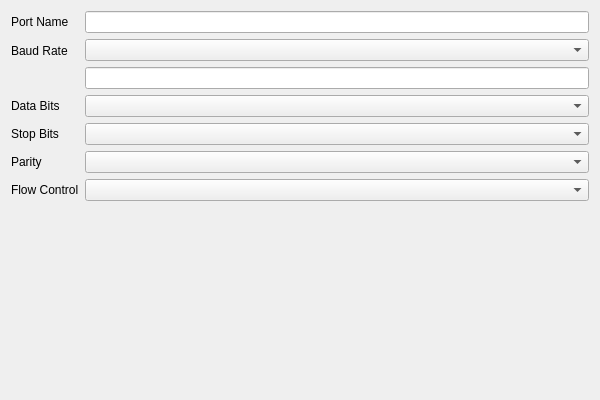
<?xml version="1.0" encoding="UTF-8"?>
<ui version="4.0">
 <class>SerialPortSettingsClass</class>
 <widget class="QWidget" name="SerialPortSettingsClass">
  <property name="geometry">
   <rect>
    <x>0</x>
    <y>0</y>
    <width>600</width>
    <height>400</height>
   </rect>
  </property>
  <property name="windowTitle">
   <string>SerialPortSettings</string>
  </property>
  <layout class="QHBoxLayout" name="horizontalLayout">
   <item>
    <layout class="QFormLayout" name="formLayoutSerialPort">
     <item row="0" column="0">
      <widget class="QLabel" name="labelPortName">
       <property name="text">
        <string>Port Name</string>
       </property>
      </widget>
     </item>
     <item row="0" column="1">
      <widget class="QLineEdit" name="lineEditPortName"/>
     </item>
     <item row="1" column="0">
      <widget class="QLabel" name="labelBaudRate">
       <property name="text">
        <string>Baud Rate</string>
       </property>
      </widget>
     </item>
     <item row="1" column="1">
      <layout class="QVBoxLayout" name="verticalLayoutBaudRateValue">
       <item>
        <widget class="QComboBox" name="comboBoxBaudRate"/>
       </item>
       <item>
        <widget class="QLineEdit" name="lineEditBaudRateCustom"/>
       </item>
      </layout>
     </item>
     <item row="2" column="0">
      <widget class="QLabel" name="labelDataBits">
       <property name="text">
        <string>Data Bits</string>
       </property>
      </widget>
     </item>
     <item row="2" column="1">
      <widget class="QComboBox" name="comboBoxDataBits"/>
     </item>
     <item row="3" column="0">
      <widget class="QLabel" name="labelStopBits">
       <property name="text">
        <string>Stop Bits</string>
       </property>
      </widget>
     </item>
     <item row="3" column="1">
      <widget class="QComboBox" name="comboBoxStopBits"/>
     </item>
     <item row="4" column="0">
      <widget class="QLabel" name="labelParity">
       <property name="text">
        <string>Parity</string>
       </property>
      </widget>
     </item>
     <item row="4" column="1">
      <widget class="QComboBox" name="comboBoxParity"/>
     </item>
     <item row="5" column="0">
      <widget class="QLabel" name="labelFlowControl">
       <property name="text">
        <string>Flow Control</string>
       </property>
      </widget>
     </item>
     <item row="5" column="1">
      <widget class="QComboBox" name="comboBoxFlowControl"/>
     </item>
    </layout>
   </item>
  </layout>
 </widget>
 <layoutdefault spacing="6" margin="11"/>
 <resources/>
 <connections/>
</ui>
